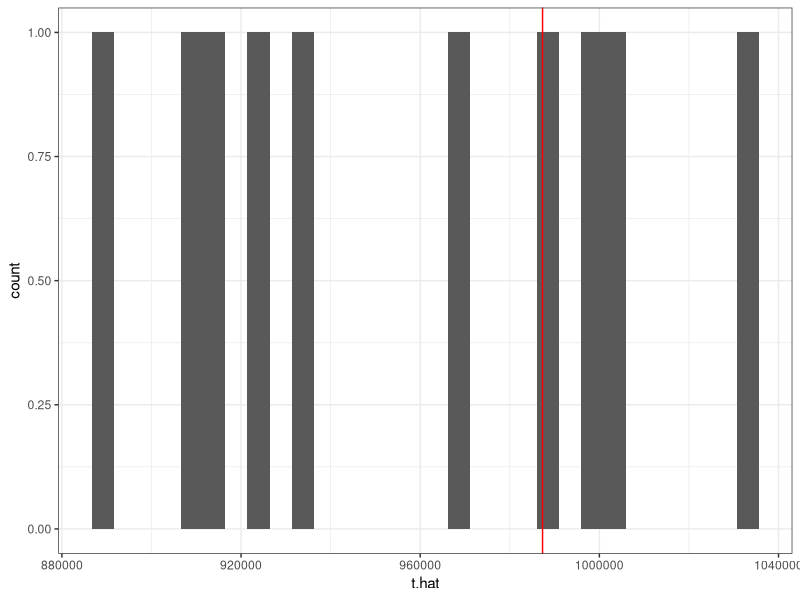
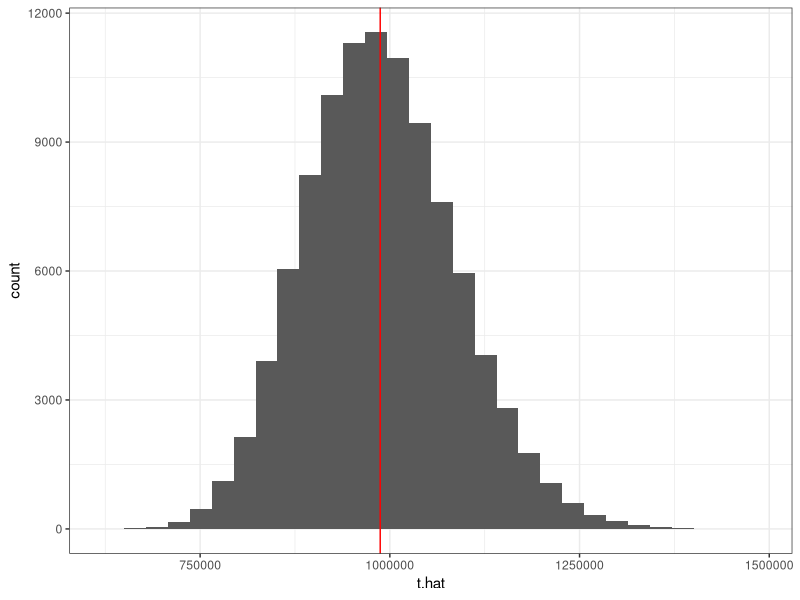

These charts were generated, in order, by the following R code:
## ---- chunk 1
knitr::opts_chunk$set(echo = TRUE)
## ---- chunk 2
library(ggplot2)
library(sampling)

# if either package is not installed, it can be done by
# install.packages('sampling')
# install.packages('ggplot2')
## ---- chunk 3
# draw a simple random sample (without replacement) of size 20 
# from a population of size 500

sample(1:500, size=20, replace=FALSE)
## ---- chunk 4
?swissmunicipalities				# info about data

data(swissmunicipalities)			# load data
## ---- chunk 5
# area under cultivation
areacult <- swissmunicipalities$Surfacescult	

# print the first 200
areacult[1:200]
## ---- chunk 6
n <- 100
N <- length(areacult)

# this will return the indices of the samples observations
samp <- sample(1:N, size=n, replace=FALSE)

# print the names of the first 40 sampled municipalities
names <- swissmunicipalities$Nom
names[samp[1:40]]
## ---- chunk 7
# print the areas under cultivation for the sampled municipalities
areacult[samp]
## ---- chunk 8
t.hat1 <- N * mean(areacult[samp])
t.hat1

# calculate the actual population total
t <- sum(areacult)
t
## ---- chunk 9
t.hat <- rep(0, 10)
for (i in 1:10) {
	samp.new <- sample(1:N, size=n, replace=FALSE)
	t.hat[i] <- N * mean(areacult[samp.new])
}

ggplot(data.frame(t.hat), aes(x=t.hat)) + 
  geom_histogram() + theme_bw() + 
  geom_vline(xintercept=t, col="red")
## ---- chunk 10
t.hat <- rep(0, 100000)
for (i in 1:100000) {
	samp.new <- sample(1:N, size=n, replace=FALSE)
	t.hat[i] <- N * mean(areacult[samp.new])
}

ggplot(data.frame(t.hat), aes(x=t.hat)) + 
  geom_histogram() + theme_bw() +
  geom_vline(xintercept=t, col="red")
## ---- chunk 11
t
mean(t.hat)
## ---- chunk 12
choose(N, n)
